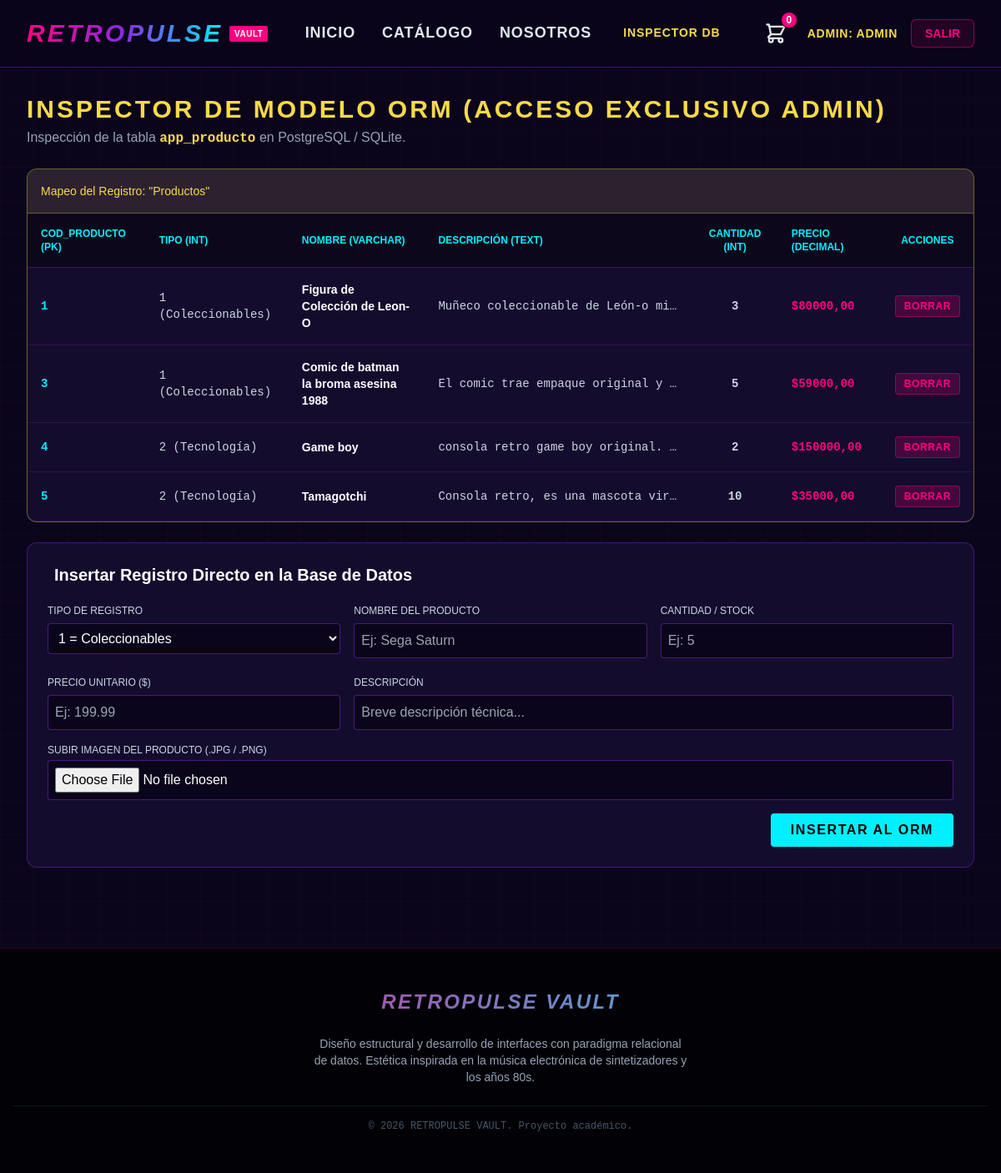
Page /inspector/ (signed in) on the committed database.
### app/models.py (models this page shows, shortened)
class Producto(models.Model):
    TIPO_CHOICES = [
        (1, 'Coleccionables'),
        (2, 'Tecnología Retro'),
    ]
    cod_producto = models.AutoField(
        primary_key=True,
        verbose_name="Código de Producto"
    )
    tipo = models.IntegerField(
        choices=TIPO_CHOICES,
        default=1,
        verbose_name="Tipo de Producto"
    )
    nombre = models.CharField(
        max_length=150,
        verbose_name="Nombre"
    )
    descripcion = models.TextField(
        verbose_name="Descripción"
    )
    cantidad_productos = models.IntegerField(
        validators=[MinValueValidator(0)],
        default=0,
        verbose_name="Cantidad / Stock"
    )
    precio_unitario = models.DecimalField(
        max_digits=10,
        decimal_places=2,
        validators=[MinValueValidator(0.0)],
        verbose_name="Precio Unitario"
    )
    imagen = models.ImageField(
        upload_to='productos/',
        blank=True,
        null=True,
        default='productos/default.jpg',
        verbose_name="Imagen del Producto"
    )
    class Meta:
        verbose_name = "Producto"
        verbose_name_plural = "Productos"
        ordering = ['cod_producto']

### app/views.py (the view, shortened to what this page needs)
# urls.py: path('inspector/', views.db_inspector, name='db_inspector'), # Acceso exclusivo de Admin
@user_passes_test(lambda u: u.is_staff, login_url='store:login')
def db_inspector(request):
    productos = Producto.objects.all()
    return render(request, 'store/db_inspector.html', {'productos': productos})

### app/templates/store/db_inspector.html (shortened to what this page needs)
{% extends 'store/base.html' %}
{% block content %}
<div class="space-y-6">
    <div class="text-center md:text-left">
        <h1 class="text-3xl font-black font-retro tracking-widest text-cyber-yellow">
             INSPECTOR DE MODELO ORM (ACCESO EXCLUSIVO ADMIN)
        </h1>
        <p class="text-slate-400 mt-1">Inspección de la tabla <code class="text-cyber-yellow font-bold">app_producto</code> en PostgreSQL / SQLite.</p>
    </div>
    <div class="bg-cyber-card rounded-xl border border-cyber-yellow/40 overflow-hidden">
        <div class="p-4 bg-cyber-yellow/10 border-b border-cyber-yellow/30 font-retro text-sm text-cyber-yellow flex justify-between items-center">
            <span>Mapeo del Registro: "Productos"</span>
        </div>
        <div class="overflow-x-auto">
            <table class="w-full text-left text-sm text-slate-300 font-mono">
                <thead class="bg-black/40 text-xs text-cyber-cyan font-retro uppercase border-b border-cyber-purple/40">
                    <tr>
                        <th class="p-4">cod_producto (PK)</th>
                        <th class="p-4">tipo (Int)</th>
                        <th class="p-4">nombre (Varchar)</th>
                        <th class="p-4">descripción (Text)</th>
                        <th class="p-4 text-center">cantidad (Int)</th>
                        <th class="p-4">precio (Decimal)</th>
                        <th class="p-4 text-center">Acciones</th>
                    </tr>
                </thead>
                <tbody>
                    {% for p in productos %}
                        <tr class="border-b border-cyber-purple/20 hover:bg-cyber-purple/10 transition">
                            <td class="p-4 text-cyber-cyan font-bold">{{ p.cod_producto }}</td>
                            <td class="p-4">{% if p.tipo == 1 %}1 (Coleccionables){% else %}2 (Tecnología){% endif %}</td>
                            <td class="p-4 text-white font-sans font-semibold">{{ p.nombre }}</td>
                            <td class="p-4 max-w-xs truncate">{{ p.descripcion }}</td>
                            <td class="p-4 text-center font-bold">{{ p.cantidad_productos }}</td>
                            <td class="p-4 font-bold text-cyber-pink">${{ p.precio_unitario }}</td>
                             <td class="p-4 text-center">
                                <div class="flex items-center justify-center gap-2 font-sans">
                                    <button type="button"
                                            id="btn-trigger-{{ p.cod_producto }}"
                                            onclick="toggleDeleteConfirmation({{ p.cod_producto }}, true)"
                                            class="px-2.5 py-1 bg-cyber-pink/20 hover:bg-cyber-pink text-cyber-pink hover:text-white rounded border border-cyber-pink/40 hover:border-cyber-pink text-xs font-bold tracking-wider uppercase transition duration-300">
                                        Borrar
                                    </button>
                                </div>
                            </td>
                        </tr>
                    {% empty %}
                        <tr>
                            <td colspan="7" class="p-4 text-center text-slate-500 font-retro">Sin productos registrados en la base de datos.</td>
                        </tr>
                    {% endfor %}
                </tbody>
            </table>
        </div>
    </div>
    <div class="bg-cyber-card rounded-xl border border-cyber-purple/40 p-6 space-y-4">
        <h2 class="text-xl font-bold font-retro text-white flex items-center gap-2">
             Insertar Registro Directo en la Base de Datos
        </h2>
        <form method="POST" enctype="multipart/form-data" class="grid grid-cols-1 md:grid-cols-3 gap-4 text-slate-300">
            <div class="space-y-1">
                <label class="text-xs font-retro">TIPO DE REGISTRO</label>
                <select name="tipo" class="w-full bg-cyber-dark border border-cyber-purple/50 rounded p-2 text-white">
                    <option value="1">1 = Coleccionables</option>
                </select>
            </div>
            <div class="space-y-1">
                <label class="text-xs font-retro">NOMBRE DEL PRODUCTO</label>
                <input name="nombre" type="text" required placeholder="Ej: Sega Saturn" class="w-full bg-cyber-dark border border-cyber-purple/50 rounded p-2 text-white">
            </div>
            <div class="space-y-1">
                <label class="text-xs font-retro">CANTIDAD / STOCK</label>
                <input name="cantidad_productos" type="number" required min="0" placeholder="Ej: 5" class="w-full bg-cyber-dark border border-cyber-purple/50 rounded p-2 text-white">
            </div>
            <div class="space-y-1">
                <label class="text-xs font-retro">PRECIO UNITARIO ($)</label>
                <input name="precio_unitario" type="number" step="0.01" required min="0" placeholder="Ej: 199.99" class="w-full bg-cyber-dark border border-cyber-purple/50 rounded p-2 text-white">
            </div>
            <div class="space-y-1 md:col-span-2">
                <label class="text-xs font-retro">DESCRIPCIÓN</label>
                <input name="descripcion" type="text" required placeholder="Breve descripción técnica..." class="w-full bg-cyber-dark border border-cyber-purple/50 rounded p-2 text-white">
            </div>
            <div class="space-y-1 md:col-span-3">
                <label class="text-xs font-retro block">SUBIR IMAGEN DEL PRODUCTO (.JPG / .PNG)</label>
                <input name="imagen" type="file" accept="image/*" class="w-full bg-cyber-dark border border-cyber-purple/50 rounded p-2 text-white">
            </div>
            <div class="md:col-span-3 flex justify-end">
                <button type="submit" class="px-6 py-2 bg-cyber-cyan hover:bg-cyber-cyan/90 text-black font-retro font-black rounded tracking-widest transition">
                    INSERTAR AL ORM
                </button>
            </div>
        </form>
    </div>
</div>
{% endblock %}

### app/templates/store/base.html (shortened to what this page needs)
{% load static %}
<!DOCTYPE html>
<html lang="es" class="h-full">
<head>
    <script src="https://cdn.tailwindcss.com"></script>
    <link rel="stylesheet" href="[https://cdnjs.cloudflare.com/ajax/libs/font-awesome/6.4.0/css/all.min.css](https://cdnjs.cloudflare.com/ajax/libs/font-awesome/6.4.0/css/all.min.css)">
    <link rel="stylesheet" href="{% static 'css/custom.css' %}">
</head>
<body class="flex flex-col min-h-screen grid-bg">
    <header class="sticky top-0 z-50 bg-[#0a051bd9] backdrop-blur-md border-b border-cyber-purple/40">
        <div class="max-w-7xl mx-auto px-4 sm:px-6 lg:px-8">
            <div class="flex items-center justify-between h-20">
                <a href="{% url 'store:home' %}" class="flex items-center">
                    <span class="text-3xl font-black font-retro tracking-widest text-transparent bg-clip-text bg-gradient-to-r from-cyber-pink via-cyber-purple to-cyber-cyan italic select-none">
                    </span>
                    <span class="ml-2 px-1.5 py-0.5 text-[10px] bg-cyber-pink text-white font-bold rounded-sm uppercase tracking-wider animate-pulse">
                        Vault
                    </span>
                </a>
                <nav class="hidden md:flex space-x-8 text-lg font-semibold tracking-wider">
                    <a href="{% url 'store:home' %}" class="text-cyber-text hover:text-cyber-pink transition duration-300 py-2 border-b-2 border-transparent">INICIO</a>
                    <a href="{% url 'store:catalog' %}" class="text-cyber-text hover:text-cyber-cyan transition duration-300 py-2 border-b-2 border-transparent">CATÁLOGO</a>
                    <a href="{% url 'store:about' %}" class="text-cyber-text hover:text-cyber-pink transition duration-300 py-2 border-b-2 border-transparent">NOSOTROS</a>
                    {% if user.is_authenticated and user.is_staff %}
                        <a href="{% url 'store:db_inspector' %}" class="text-cyber-yellow hover:text-yellow-400 transition duration-300 py-2 border-b-2 border-transparent text-sm font-retro flex items-center gap-1.5">
                             INSPECTOR DB
                        </a>
                    {% endif %}
                </nav>
                <div class="flex items-center space-x-4">
                    <a href="{% url 'store:cart_detail' %}" class="relative p-2 text-cyber-text hover:text-cyber-cyan transition duration-300 flex items-center justify-center">
                        <span id="cart-badge" class="absolute -top-1 -right-1 bg-cyber-pink text-white text-xs font-bold rounded-full w-5 h-5 flex items-center justify-center border border-cyber-dark shadow-md">0</span>
                    </a>
                    {% if user.is_authenticated %}
                        <div class="flex items-center gap-4">
                            <span class="text-sm font-semibold tracking-wider {% if user.is_staff %}text-cyber-yellow{% else %}text-cyber-cyan{% endif %}">
                                {% if user.is_staff %}ADMIN: {% endif %}{{ user.username|upper }}
                            </span>
                            <a href="{% url 'store:logout' %}" class="border border-cyber-pink/50 hover:border-cyber-pink px-4 py-1.5 rounded-md text-sm font-semibold text-cyber-pink bg-cyber-pink/10 hover:bg-cyber-pink/20 transition-all duration-300">
                                SALIR
                            </a>
                        </div>
                    {% endif %}
                </div>
            </div>
        </div>
    </header>
    <main class="flex-grow max-w-7xl w-full mx-auto px-4 sm:px-6 lg:px-8 py-8">
        {% block content %}{% endblock %}
    </main>
    <footer class="bg-black/80 border-t border-cyber-pink/20 py-12 mt-16 text-center text-slate-400">
        <div class="max-w-7xl mx-auto px-4 space-y-6">
            <div class="text-2xl font-black font-retro tracking-widest text-transparent bg-clip-text bg-gradient-to-r from-cyber-pink to-cyber-cyan italic">
            </div>
            <p class="max-w-md mx-auto text-sm">
                Diseño estructural y desarrollo de interfaces con paradigma relacional de datos. Estética inspirada en la música electrónica de sintetizadores y los años 80s.
            </p>
            <div class="text-xs text-slate-600 font-mono pt-4 border-t border-slate-900">
                © 2026 RETROPULSE VAULT. Proyecto académico.
            </div>
        </div>
    </footer>
</body>
</html>

### static/css/custom.css (style rules this page uses)
body { background-color: #0a051b; color: #e2e8f0; overflow-x: hidden; background-image: radial-gradient(circle at 20% 30%, rgba(138, 43, 226, 0.15) 0%, transparent 40%), radial-gradient(circle at 80% 70%, rgba(255, 0, 127, 0.12) 0%, transparent 40%); }
.grid-bg { background-size: 40px 40px; background-image: linear-gradient(to right, rgba(255, 0, 127, 0.04) 1px, transparent 1px), linear-gradient(to bottom, rgba(255, 0, 127, 0.04) 1px, transparent 1px); }

### rows in the picture
Producto: cod_producto "1", tipo "1 (Coleccionables)", nombre "Figura de Colección de Leon-O", descripcion "Muñeco coleccionable de León-o mi…", cantidad_productos "3", precio_unitario "80000,00"
Producto: cod_producto "3", tipo "1 (Coleccionables)", nombre "Comic de batman la broma asesina 1988", descripcion "El comic trae empaque original y…", cantidad_productos "5", precio_unitario "59000,00"
Producto: cod_producto "4", tipo "2 (Tecnología)", nombre "Game boy", descripcion "consola retro game boy original.…", cantidad_productos "2", precio_unitario "150000,00"
Producto: cod_producto "5", tipo "2 (Tecnología)", nombre "Tamagotchi", descripcion "Consola retro, es una mascota vir…", cantidad_productos "10", precio_unitario "35000,00"

### other values in the picture
{{ user.username|upper }} "ADMIN"
